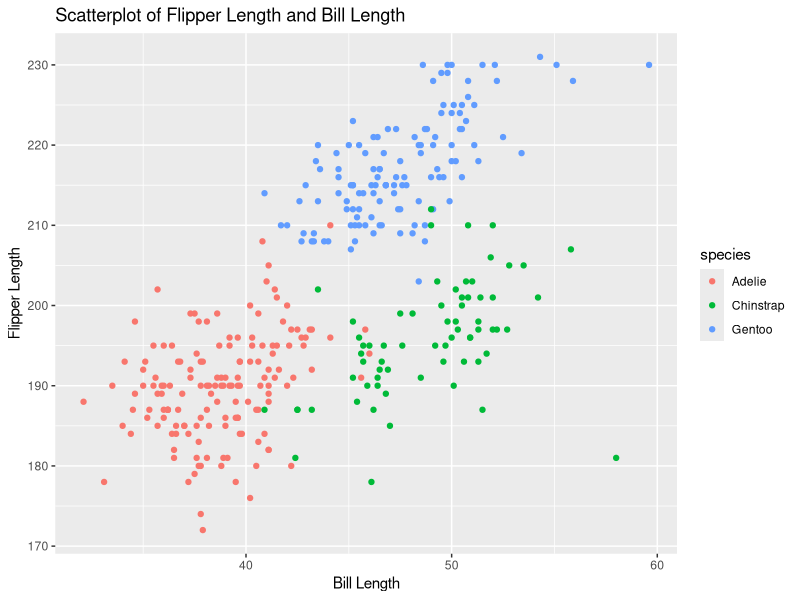
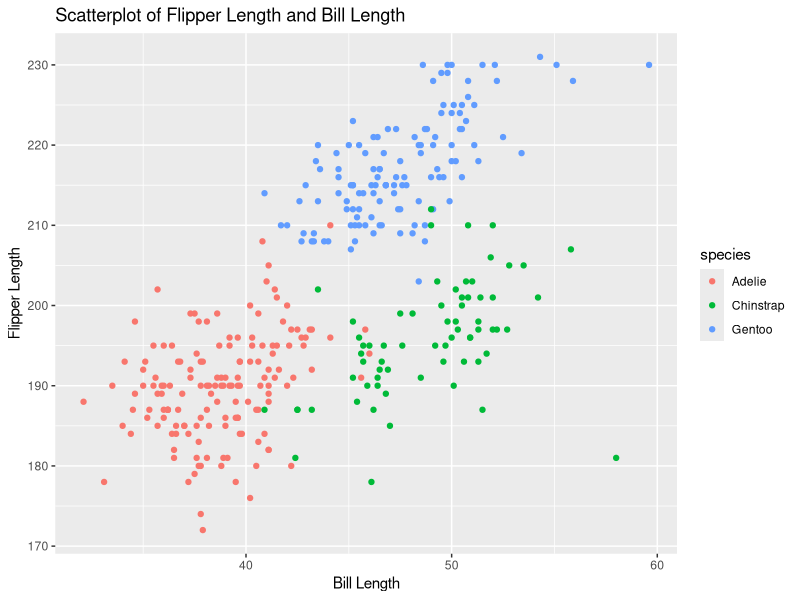

R code for these plots, in order:
## ---- chunk 1
data("penguins", package = "palmerpenguins")
## ---- chunk 2
library(tidyverse)
plotrequired = ggplot(penguins, aes(x = bill_length_mm, y = flipper_length_mm, color = species)) +
  geom_point() +
  labs(
    x = "Bill Length",
    y = "Flipper Length",
    title = "Scatterplot of Flipper Length and Bill Length"
  )
plotrequired
## ---- chunk 3
ggsave(filename = "scatterplot_penguins.png", plot = plotrequired)
## ---- chunk 4
set.seed(200)
library(tidyverse)
## ---- chunk 5
# First, create a random sample of size 10
sample = rnorm(10)

# Second, create a logical vector
logical = sample > 0

# Third, create a character vector
character = paste("Value", 1:10)

# Last, create a factor vector
factor = factor(sample(c("Level 1", "Level 2", "Level 3"), 10, replace = TRUE))
## ---- chunk 6
data_frame = data.frame(
  Sample = sample,
  Logical = logical,
  Character = character,
  Factor = factor
)
print(data_frame)
## ---- chunk 7
Sample_mean = mean(data_frame %>% pull(Sample))
Sample_mean
## ---- chunk 8
Logical_mean = mean(data_frame %>% pull(Logical))
Logical_mean
## ---- chunk 9
Character_mean = mean(data_frame %>% pull(Character))
Character_mean
## ---- chunk 10
Factor_mean = mean(data_frame %>% pull(Factor))
Factor_mean
## ---- chunk 11
numeric_logical_vector = as.numeric(data_frame %>% pull(Logical))
## ---- chunk 12
numeric_character_vector = as.numeric(data_frame %>% pull(Character))
## ---- chunk 13
numeric_factor_vector = as.numeric(data_frame %>% pull(Factor))
